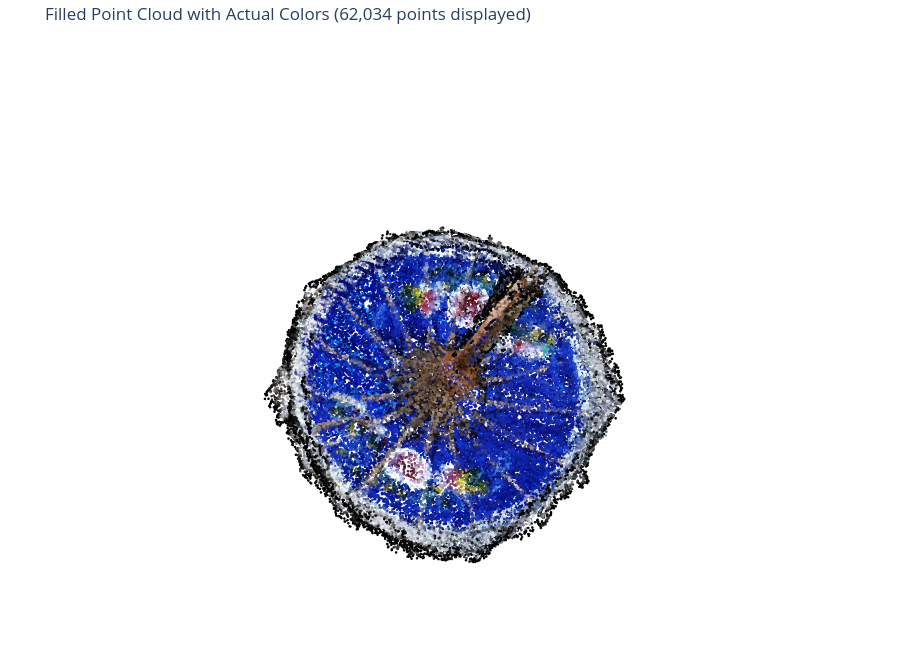

The cell this chart's notebook holds for it:
### Code cell
# --- CONFIGURATION ---
MAX_POINTS = 60000  # Subsample limit for fluid browser 3D rendering
POINT_SIZE = 1.5

# 1. Extract coordinates and RGB colors
points = np.asarray(filled_pcd.points)
colors = np.asarray(filled_pcd.colors)  # Open3D stores RGB in [0.0, 1.0]

# 2. Subsample so browser rendering is fast and smooth
if len(points) > MAX_POINTS:
    step = len(points) // MAX_POINTS
    sample_points = points[::step]
    sample_colors = colors[::step]
else:
    sample_points = points
    sample_colors = colors

# 3. Convert [0.0, 1.0] float RGB to standard 'rgb(R, G, B)' strings for Plotly
rgb_uint8 = (sample_colors * 255).astype(np.uint8)
color_strings = [f'rgb({r},{g},{b})' for r, g, b in rgb_uint8]

# 4. Render with Plotly
fig = go.Figure(
    data=[
        go.Scatter3d(
            x=sample_points[:, 0],
            y=sample_points[:, 1],
            z=sample_points[:, 2],
            mode='markers',
            marker=dict(
                size=POINT_SIZE,
                color=color_strings
            )
        )
    ]
)

fig.update_layout(
    title=f"Filled Point Cloud with Actual Colors ({len(sample_points):,} points displayed)",
    scene=dict(
        xaxis=dict(visible=False),
        yaxis=dict(visible=False),
        zaxis=dict(visible=False),
        aspectmode='data'
    ),
    margin=dict(l=0, r=0, b=0, t=40),
    height=650
)

fig.show()

### Figure 1 — Plotly figure (JSON) as saved in the notebook; plotly's stock layout.template omitted (floating-point values rounded to 4 significant figures; data arrays with more than 128 entries replaced by an {"elided": "..."} marker saying what was removed)
{"data": [{"marker": {"color": {"elided": "62034 str values"}, "size": 1.5}, "mode": "markers", "type": "scatter3d", "x": {"elided": "62034 float values"}, "y": {"elided": "62034 float values"}, "z": {"elided": "62034 float values"}}], "layout": {"height": 650, "margin": {"b": 0, "l": 0, "r": 0, "t": 40}, "scene": {"aspectmode": "data", "xaxis": {"visible": false}, "yaxis": {"visible": false}, "zaxis": {"visible": false}}, "title": {"text": "Filled Point Cloud with Actual Colors (62,034 points displayed)"}}}
